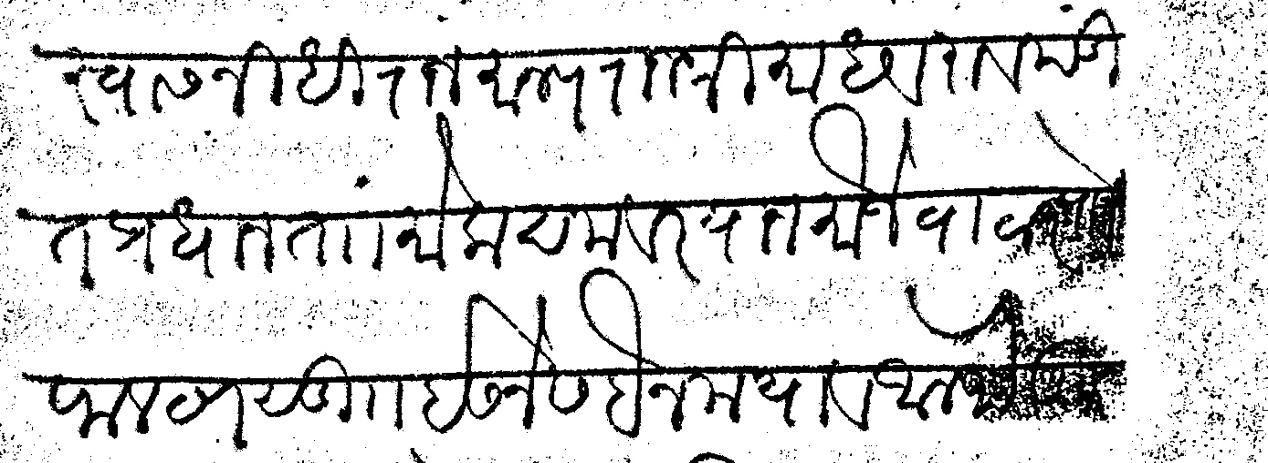
#> input picture data/evaluation/sample_001.png, 1268 x 463 px
$ python -i degrade_image.py   (imports and definitions only)
#> lines starting #> are read from the running program, lines starting #| are printed output that depends on the picture
"""
degrade_image.py

Takes a clean rendered text-line image and makes it look like a genuinely
old, scanned, damaged manuscript. This is the single most important file
for making the model generalize to real Modi documents instead of only
recognizing crisp computer-rendered text.

Each function is a self-contained degradation. `random_degrade()` picks a
random subset and random strengths, so every generated image is uniquely
damaged (this is what makes the "synthetic data" actually diverse instead
of just being the same clean render 5000 times).
"""

import random

import numpy as np
from PIL import Image, ImageEnhance, ImageFilter

try:
    import cv2
except ImportError:  # pragma: no cover - exercised only in minimal environments
    cv2 = None


def add_gaussian_noise(img: np.ndarray, rng: random.Random) -> np.ndarray:
    sigma = rng.uniform(3, 18)
    noise = np.random.default_rng(rng.randint(0, 1_000_000)).normal(0, sigma, img.shape)
    out = img.astype(np.float32) + noise
    return np.clip(out, 0, 255).astype(np.uint8)


def add_blur(img: np.ndarray, rng: random.Random) -> np.ndarray:
    k = rng.choice([1, 1, 3, 3, 5])  # bias toward mild blur
    if k <= 1:
        return img
    if cv2 is None:
        return np.array(
            Image.fromarray(img).filter(ImageFilter.GaussianBlur(radius=k / 2))
        )
    return cv2.GaussianBlur(img, (k, k), 0)


def add_ink_bleed(img: np.ndarray, rng: random.Random) -> np.ndarray:
    """Simulates ink spreading into old paper fibers (dilate dark strokes)."""
    if rng.random() < 0.5:
        return img
    if cv2 is None:
        return np.array(Image.fromarray(img).filter(ImageFilter.MinFilter(3)))
    kernel = np.ones((2, 2), np.uint8)
    return cv2.erode(img, kernel, iterations=1)  # erode on white-bg = dilate ink


def add_faded_ink(img: np.ndarray, rng: random.Random) -> np.ndarray:
    """Simulates faded/patchy ink by randomly lightening some ink pixels."""
    if rng.random() < 0.5:
        return img
    out = img.copy().astype(np.float32)
    fade_mask = np.random.default_rng(rng.randint(0, 1_000_000)).uniform(
        0.5, 1.0, img.shape[:2]
    )
    if img.ndim == 3:
        fade_mask = fade_mask[..., None]
    out = 255 - (255 - out) * fade_mask
    return np.clip(out, 0, 255).astype(np.uint8)


def add_stains(img: np.ndarray, rng: random.Random) -> np.ndarray:
    """Random soft brownish/grey blotches, like paper staining."""
    if rng.random() < 0.6:
        return img
    out = img.copy()
    h, w = img.shape[:2]
    n_stains = rng.randint(1, 3)
    overlay = np.zeros((h, w), dtype=np.float32)
    for _ in range(n_stains):
        cx, cy = rng.randint(0, w), rng.randint(0, h)
        radius = rng.randint(min(h, w) // 4, max(min(h, w) // 2, 5))
        yy, xx = np.ogrid[:h, :w]
        dist = (xx - cx) ** 2 + (yy - cy) ** 2
        blob = np.exp(-dist / (2 * radius**2)) * rng.uniform(15, 45)
        overlay += blob
    if out.ndim == 3:
        overlay = overlay[..., None]
    out = np.clip(out.astype(np.float32) - overlay, 0, 255).astype(np.uint8)
    return out


def add_paper_texture(img: np.ndarray, rng: random.Random) -> np.ndarray:
    """Low-frequency background brightness variation, like uneven old paper."""
    h, w = img.shape[:2]
    gen = np.random.default_rng(rng.randint(0, 1_000_000))
    low_res = gen.uniform(-1, 1, (8, 8)).astype(np.float32)
    if cv2 is None:
        texture = np.array(
            Image.fromarray(low_res).resize((w, h), Image.Resampling.BICUBIC)
        )
    else:
        texture = cv2.resize(low_res, (w, h), interpolation=cv2.INTER_CUBIC)
    texture = texture * rng.uniform(5, 20)
    if img.ndim == 3:
        texture = texture[..., None]
    out = np.clip(img.astype(np.float32) + texture, 0, 255).astype(np.uint8)
    return out


def add_rotation(img: np.ndarray, rng: random.Random) -> np.ndarray:
    angle = rng.uniform(-2.5, 2.5)
    if cv2 is None:
        return np.array(
            Image.fromarray(img).rotate(
                angle, resample=Image.Resampling.BILINEAR, fillcolor=255
            )
        )
    h, w = img.shape[:2]
    M = cv2.getRotationMatrix2D((w / 2, h / 2), angle, 1.0)
    return cv2.warpAffine(img, M, (w, h), borderValue=255, flags=cv2.INTER_LINEAR)


def adjust_contrast_brightness(img_pil: Image.Image, rng: random.Random) -> Image.Image:
    img_pil = ImageEnhance.Contrast(img_pil).enhance(rng.uniform(0.7, 1.3))
    img_pil = ImageEnhance.Brightness(img_pil).enhance(rng.uniform(0.85, 1.1))
    return img_pil


def jpeg_artifact(img_pil: Image.Image, rng: random.Random) -> Image.Image:
    if rng.random() < 0.6:
        return img_pil
    import io

    quality = rng.randint(30, 70)
    buf = io.BytesIO()
    img_pil.save(buf, format="JPEG", quality=quality)
    buf.seek(0)
    return Image.open(buf).convert("RGB")


def random_degrade(img_pil: Image.Image, seed: int | None = None) -> Image.Image:
    """Apply a randomized pipeline of degradations to a clean line image."""
    rng = random.Random(seed)
    img = np.array(img_pil.convert("L"))

    img = add_paper_texture(img, rng)
    img = add_stains(img, rng)
    img = add_faded_ink(img, rng)
    img = add_ink_bleed(img, rng)
    img = add_rotation(img, rng)
    img = add_gaussian_noise(img, rng)
    img = add_blur(img, rng)

    img_pil = Image.fromarray(img).convert("RGB")
    img_pil = adjust_contrast_brightness(img_pil, rng)
    img_pil = jpeg_artifact(img_pil, rng)
    return img_pil


# [9 lines not run here, left out]

>>> from PIL import Image
>>> picture = Image.open('../data/evaluation/sample_001.png')
#> picture is the input picture: PIL image 1268x463 L; min 0, max 255, mean 215.4
>>> result = random_degrade(picture)
#> in add_faded_ink, `out = 255 - (255 - out) * fade_mask`:
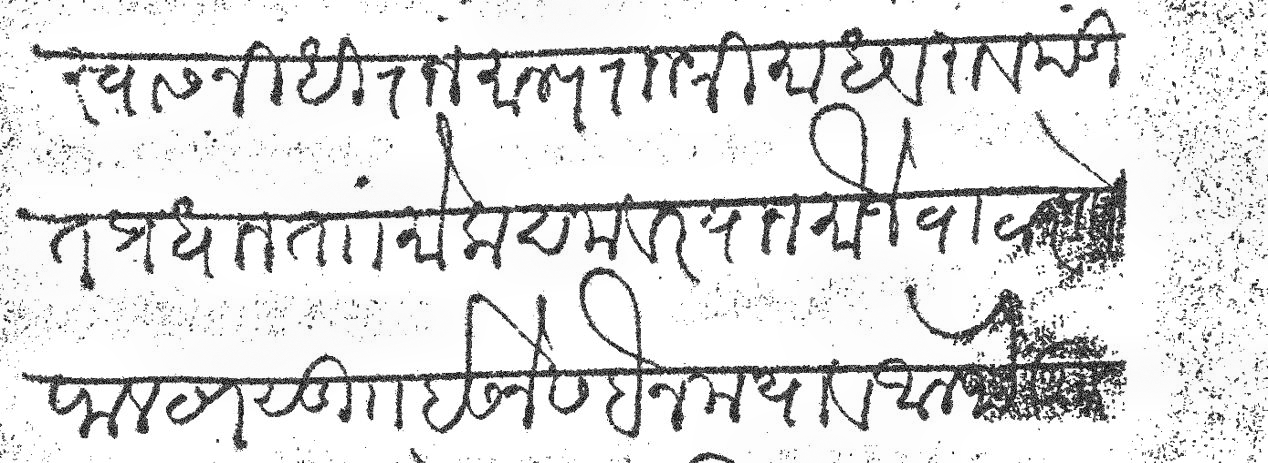
#> out: shape (463, 1268) float64; min 8.33e-05, max 255, mean 224.7
#> in add_ink_bleed, `return cv2.erode(img, kernel, iterations=1)`:
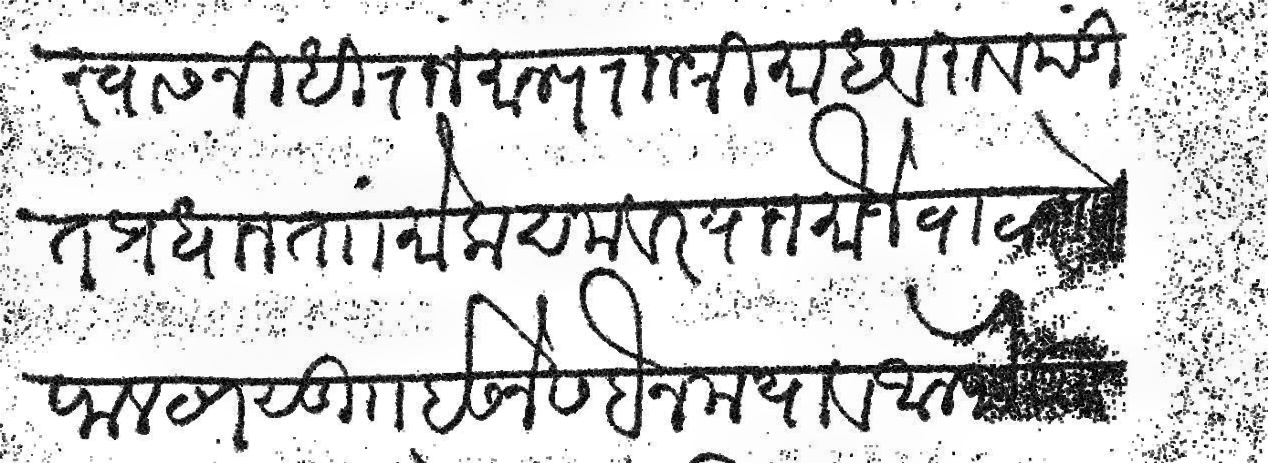
#> returned value: shape (463, 1268); min 0, max 255, mean 209.6
#> in add_rotation, `return cv2.warpAffine(img, M, (w, h), borderValue=255, flags=cv2.INTER..`:
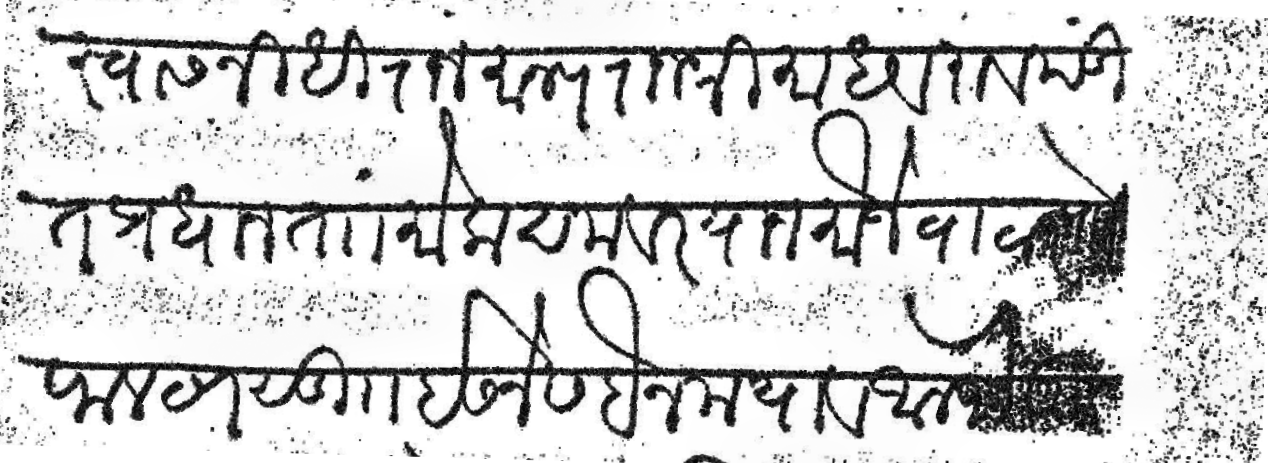
#> returned value: shape (463, 1268); min 0, max 255, mean 210.2
#> in add_gaussian_noise, `out = img.astype(np.float32) + noise`:
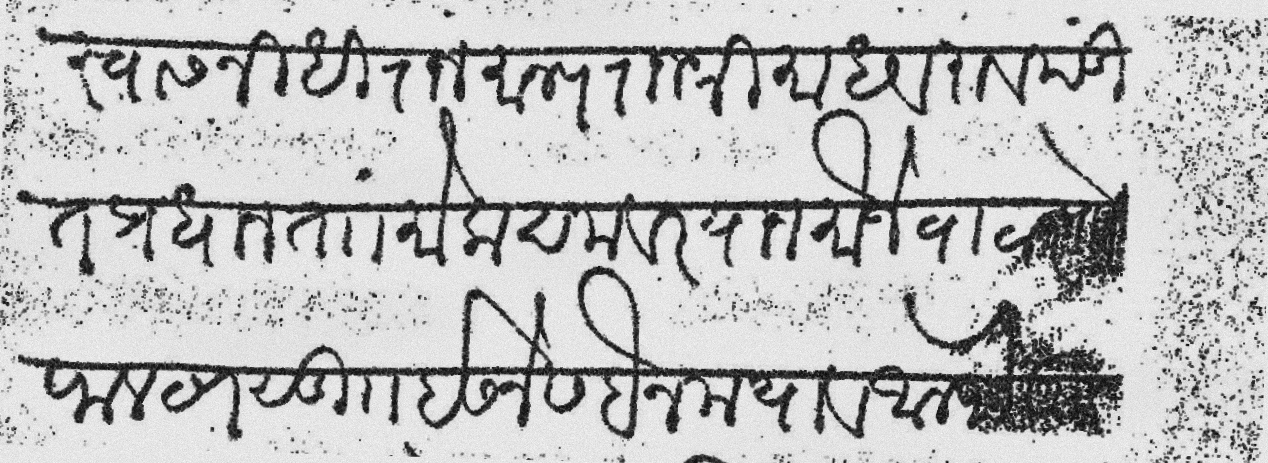
#> out: shape (463, 1268) float64; min -19.69, max 285.4, mean 210.2; drawn with min black and max white
#> in adjust_contrast_brightness, `img_pil = ImageEnhance.Contrast(img_pil).enhance(rng.uniform(0.7, 1.3))`:
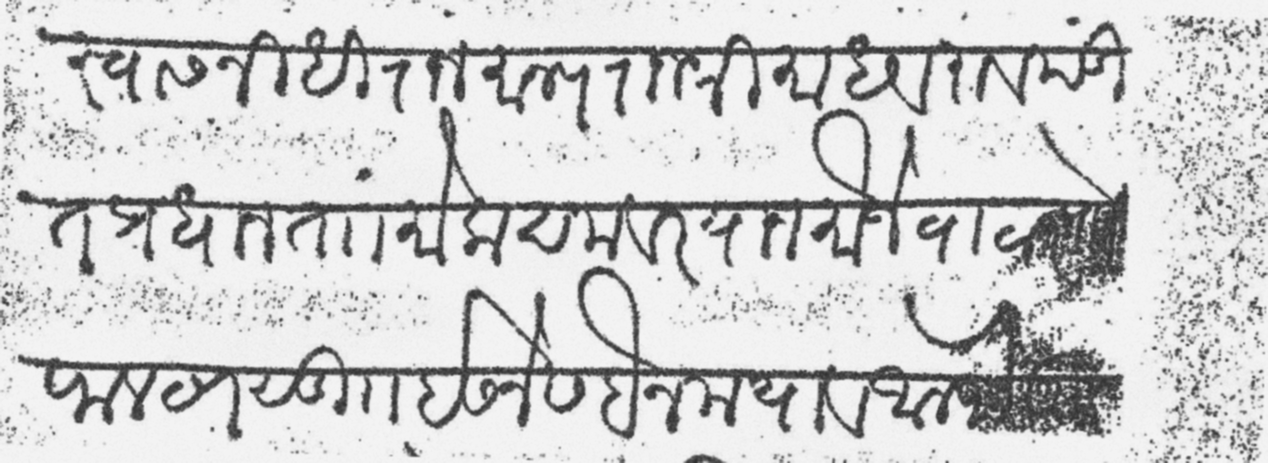
#> img_pil: PIL image 1268x463 RGB; min 48, max 244, mean 208.3
